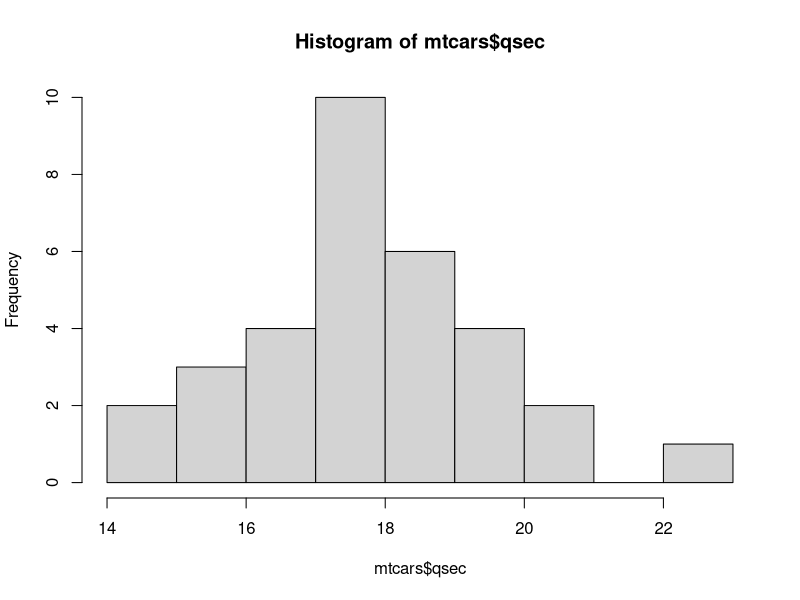
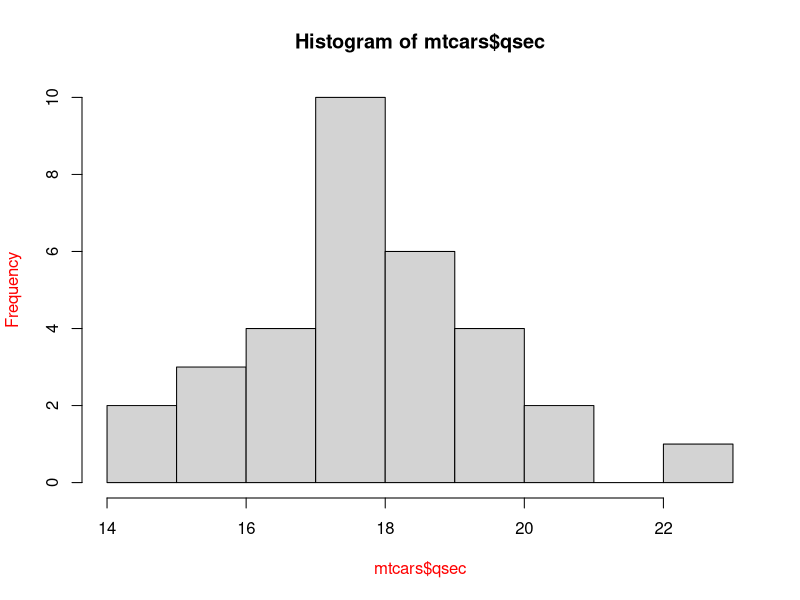
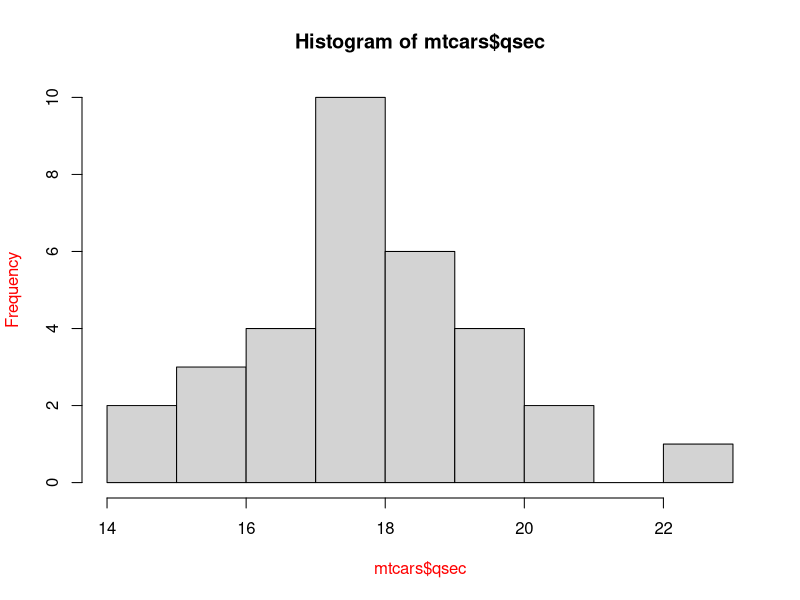
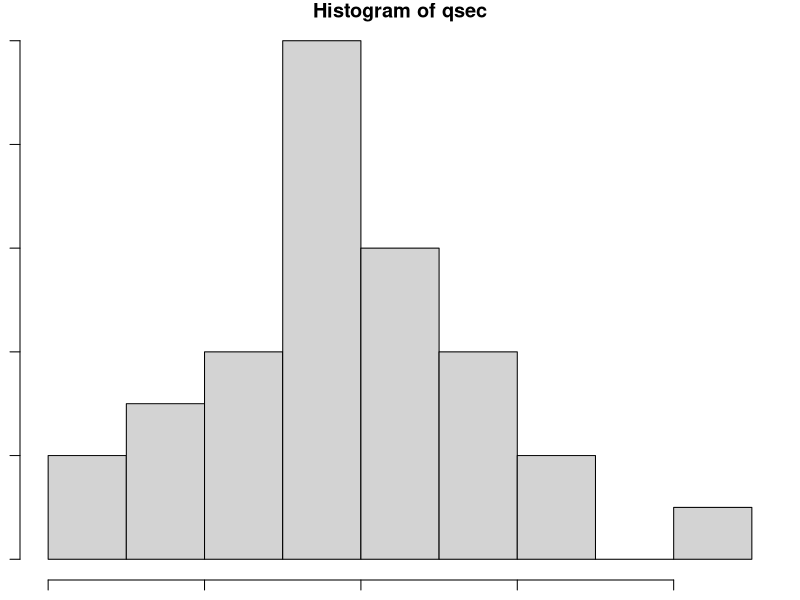
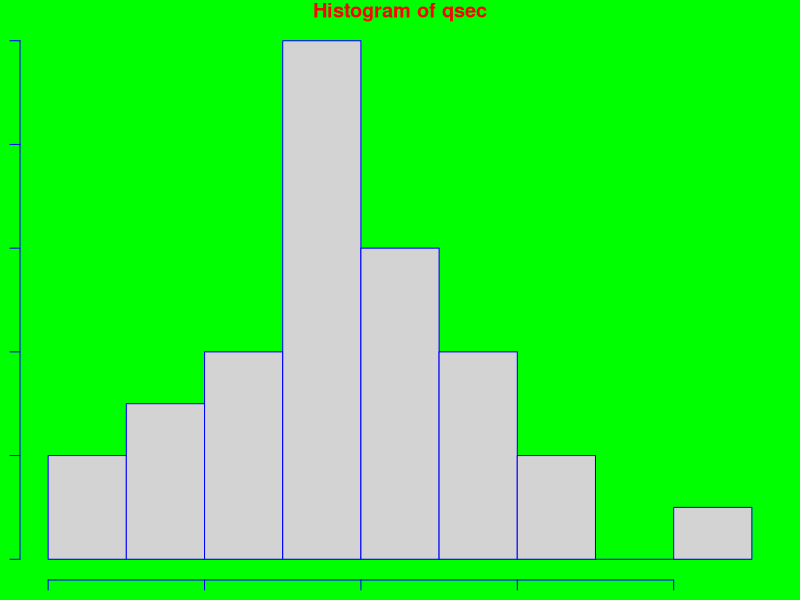
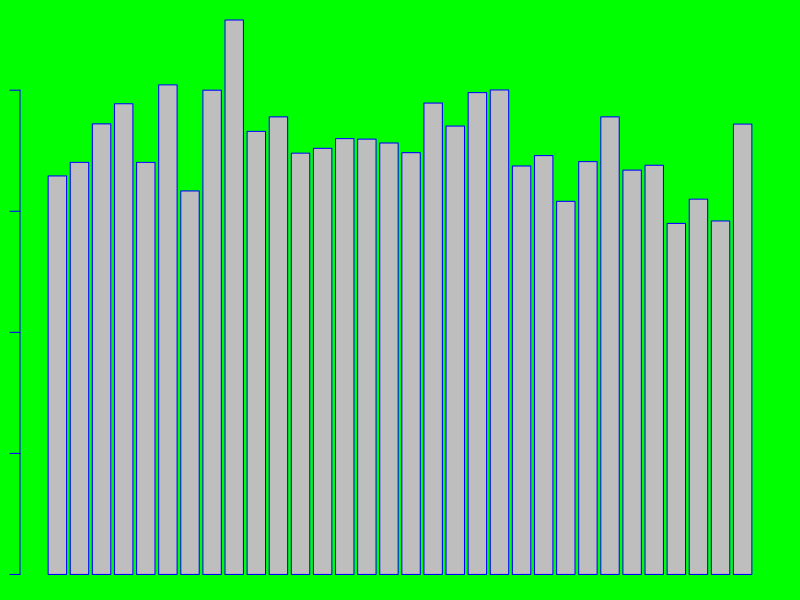
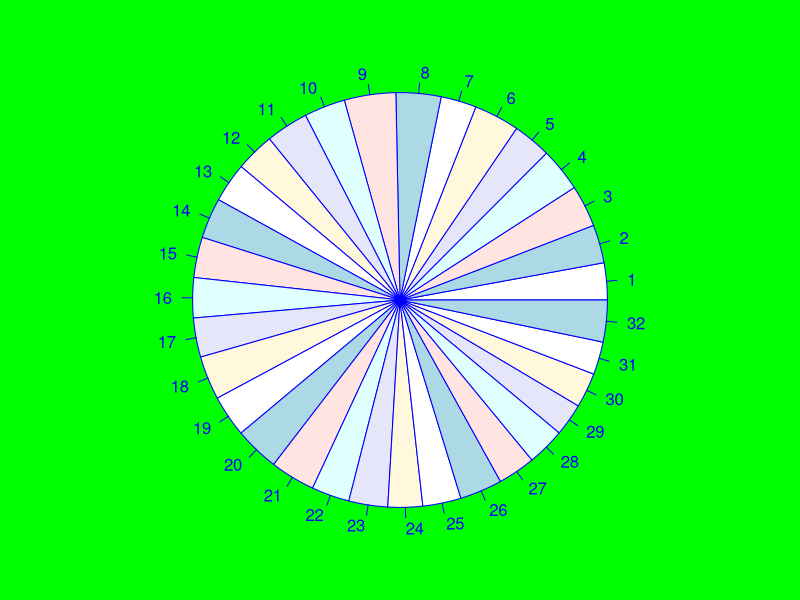
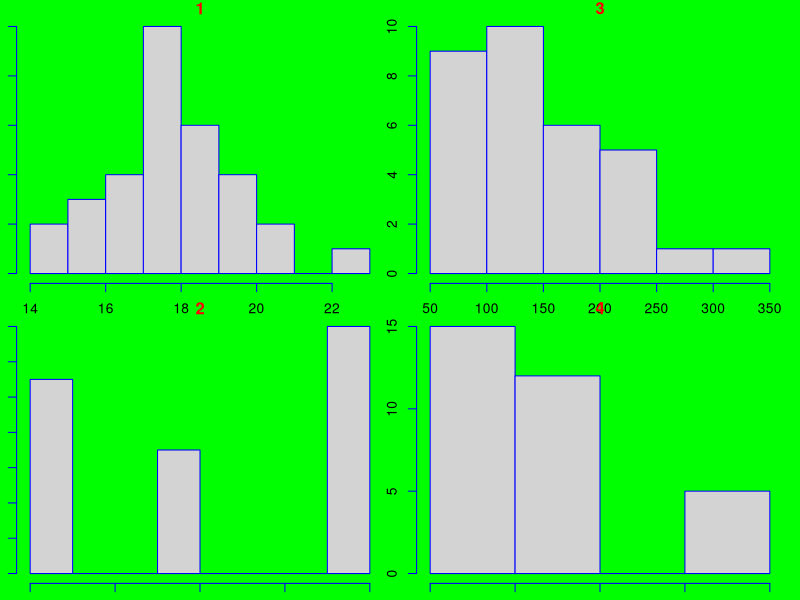

Reproduce these figures in R, in order.
mtcars
str(mtcars)
hist(mtcars$qsec)
par()

par(pin=c(2,3))
par(col.lab='red')
opar=par(no.readonly = T)#listing of parameters that can be changed
opar
par(opar)            #reset to default
hist(mtcars$qsec)
par('mar')
par('mai')
hist(mtcars$qsec)
par(mar=c(1,1,1,1))
par('mar')
attach(mtcars)
hist(qsec)
par(bg="green")
par(fg="blue")
par(col.main="red")
hist(qsec)
barplot(qsec)
pie(qsec)
par(mfrow=c(2,2))   #multiple frames per row,order is row wise
par(mfcol=c(2,2))   #multiple frames per column,order is column wise
hist(qsec,main='1')
hist(cyl,main='2')
hist(hp,main='3')
hist(gear,main='4')
pie(qsec,main='1')
pie(cyl,main='2')
pie(hp,main='3')
pie(gear,main='4')
#str(mtcars)
layout(matrix(c(1,1,2,3),byrow=T,nrow=2))
hist(qsec,main='1')
hist(cyl,main='2')
hist(hp,main='3')
#2by3 matrix
layout(matrix(c(1,1,1,2,3,4),byrow=T,nrow=2))
hist(qsec,main='1')
hist(cyl,main='2')
hist(hp,main='3')
hist(gear,main='4')
#2by3 matrix
layout(matrix(c(2,3,4,1,1,1),byrow=T,nrow=2))
hist(qsec,main='1')
hist(cyl,main='2')
hist(hp,main='3')
hist(gear,main='4')
#3by2 matrix
layout(matrix(c(1,2,3,3,4,5),byrow=T,nrow=3))
hist(qsec,main='1')
hist(cyl,main='2')
hist(hp,main='3')
hist(gear,main='4')
hist(vs,main='5')
#3by2 matrix with width and height hor=3:1,vertical=1:2
layout(matrix(c(1,2,3,4),byrow=T,nrow=2),widths=c(3,1),heights=c(1,2))
hist(qsec,main='1')
hist(cyl,main='2')
hist(hp,main='3')
hist(gear,main='4')

